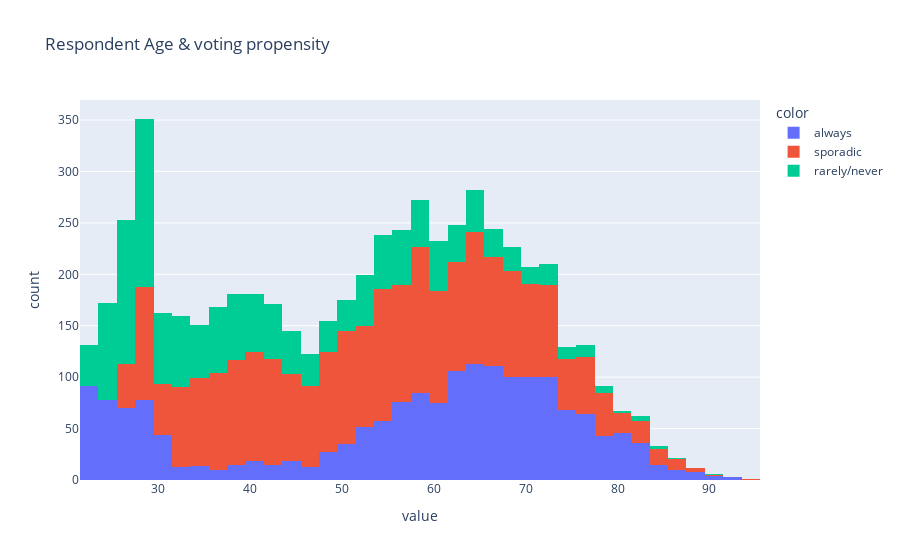

Source (notebook cell):
### Markdown cell above
#### Let's make a simple histogram to visualize age & voting propensity

### Code cell
hist = px.histogram(df['ppage'], color=df['voter_category'], title='Respondent Age & voting propensity')
hist.show()

### Figure 1 — Plotly figure (JSON) as saved in the notebook; plotly's stock layout.template omitted (floating-point values rounded to 4 significant figures; data arrays with more than 128 entries replaced by an {"elided": "..."} marker saying what was removed)
{"data": [{"alignmentgroup": "True", "bingroup": "x", "hovertemplate": "color=always<br>value=%{x}<br>count=%{y}<extra></extra>", "legendgroup": "always", "marker": {"color": "#636efa", "pattern": {"shape": ""}}, "name": "always", "offsetgroup": "always", "orientation": "v", "showlegend": true, "type": "histogram", "x": {"elided": "1811 int values"}, "xaxis": "x", "yaxis": "y"}, {"alignmentgroup": "True", "bingroup": "x", "hovertemplate": "color=sporadic<br>value=%{x}<br>count=%{y}<extra></extra>", "legendgroup": "sporadic", "marker": {"color": "#EF553B", "pattern": {"shape": ""}}, "name": "sporadic", "offsetgroup": "sporadic", "orientation": "v", "showlegend": true, "type": "histogram", "x": {"elided": "2574 int values"}, "xaxis": "x", "yaxis": "y"}, {"alignmentgroup": "True", "bingroup": "x", "hovertemplate": "color=rarely/never<br>value=%{x}<br>count=%{y}<extra></extra>", "legendgroup": "rarely/never", "marker": {"color": "#00cc96", "pattern": {"shape": ""}}, "name": "rarely/never", "offsetgroup": "rarely/never", "orientation": "v", "showlegend": true, "type": "histogram", "x": {"elided": "1451 int values"}, "xaxis": "x", "yaxis": "y"}], "layout": {"autosize": true, "barmode": "relative", "legend": {"title": {"text": "color"}, "tracegroupgap": 0}, "title": {"text": "Respondent Age & voting propensity"}, "xaxis": {"anchor": "y", "autorange": true, "domain": [0, 1], "range": [21.5, 95.5], "title": {"text": "value"}, "type": "linear"}, "yaxis": {"anchor": "x", "autorange": true, "domain": [0, 1], "range": [0, 369.5], "title": {"text": "count"}}}}
